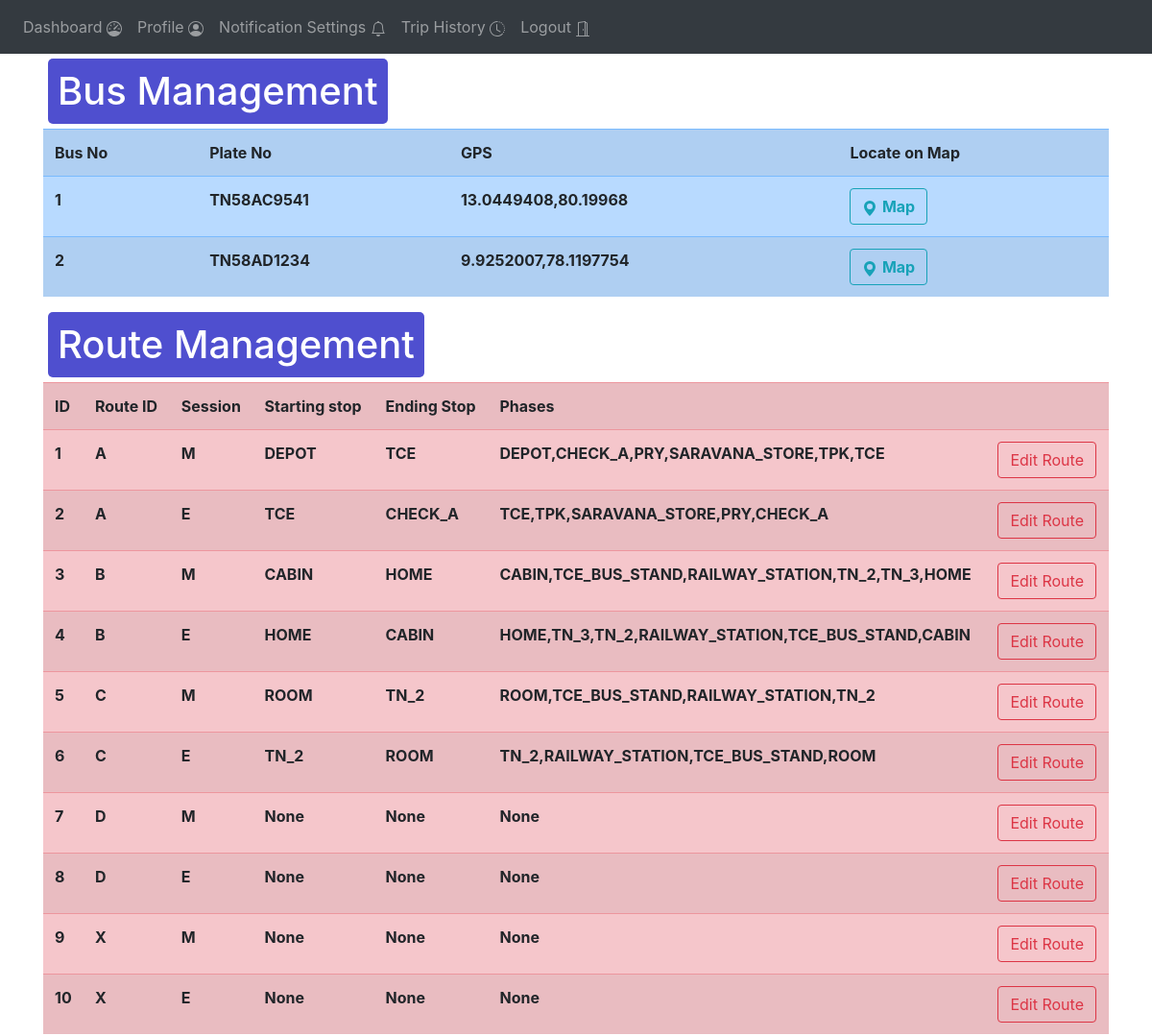
Page /admin-fleet-management (signed in, upper part) on the earlier database version.
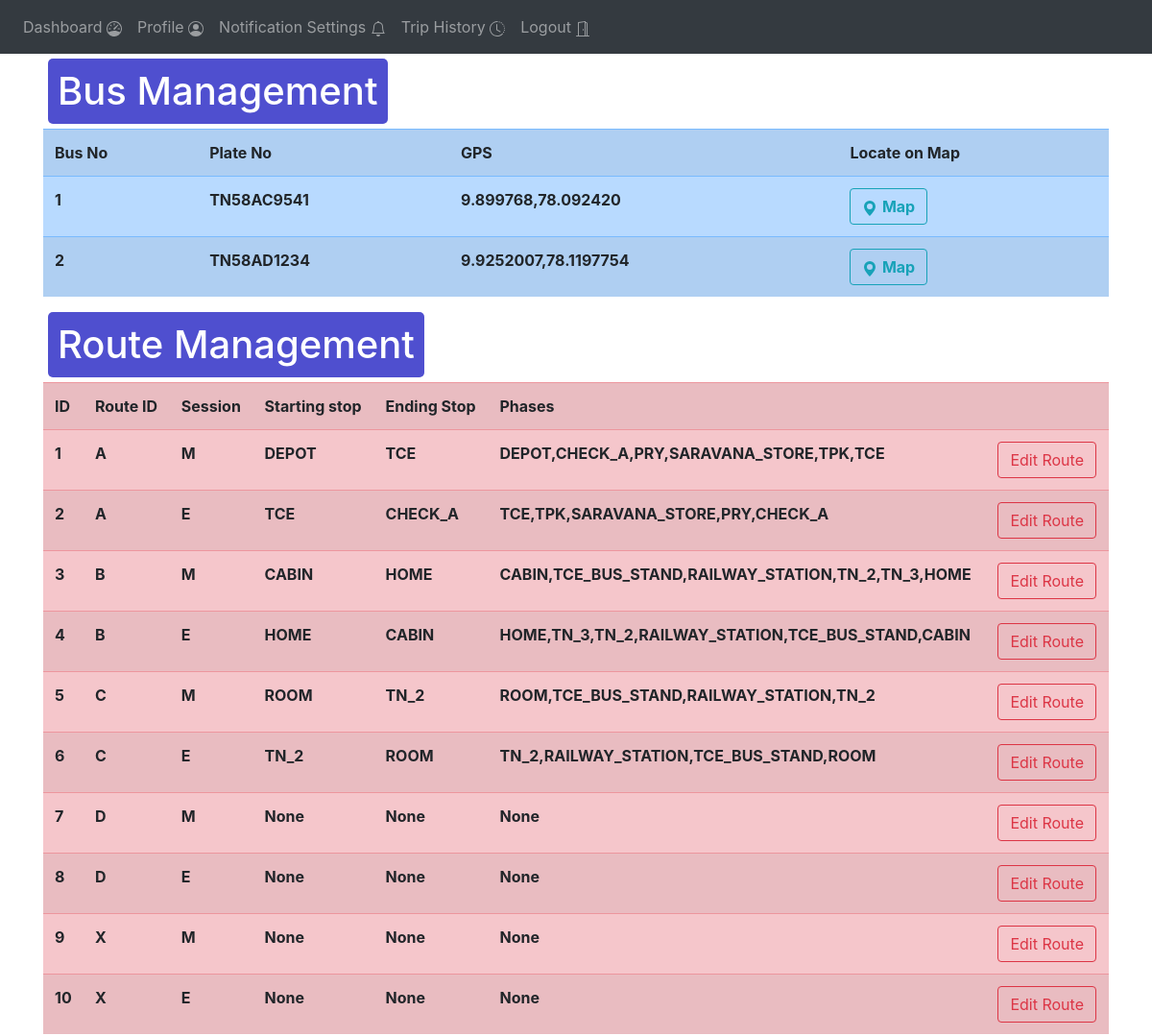
Same page on the later database version.
### website/models.py (models this page shows)
class Bus_data(db.Model):
    no = db.Column(db.String(1), primary_key=True)
    plate_number = db.Column(db.String(10))
    lat = db.Column(db.String(20))
    long = db.Column(db.String(20))
    gps = db.Column(db.String(20))

### website/views.py (the view)
@views.route('/admin-fleet-management', methods=['GET', 'POST'])
@login_required
def admin_fleet_management():
    routes = Route.query.all()
    buses = Bus_data.query.all()
    locations = Location_reference.query.all()
    return render_template("admin_fleet_management.html" , user = current_user , routes = routes, buses = buses , locations = locations )

### website/__init__.py (called while the page is built)
def create_app():
    app = Flask(__name__)
    app.config['SECRET_KEY'] = '#itsactuallyapassword'
    app.config['SQLALCHEMY_DATABASE_URI'] = f'sqlite:///{DB_NAME}'
    db.init_app(app)
    from .views import views
    from .auth import auth
    app.register_blueprint(views, url_prefix='/')
    app.register_blueprint(auth, url_prefix='/')
    from .models import User
    create_database(app)
    login_manager = LoginManager()
    login_manager.login_view = 'auth.login'
    login_manager.init_app(app)
    @login_manager.user_loader
    def load_user(id):
        return User.query.get(int(id))
    return app

### website/templates/admin_fleet_management.html (shortened to what this page needs)
{% extends "base.html" %}
{% block content %}
<div>
    <h1 class="heading" >Bus Management</h1>
    <table class = "table table-striped table-primary">
        <tr>
            <th>Bus No</th>
            <th>Plate No</th>
            <th>GPS</th>
            <th>Locate on Map</th>
        </tr>
        {% for b in buses %}
        <tr>
        <th>{{b.no}}</th>
        <th>{{b.plate_number}}</th>
        <th>{{b.gps}}</th>
        <th>
            <button onclick="newTab({{b.lat}} , {{b.long}})" class="btn btn-outline-info ">
                <svg xmlns="http://www.w3.org/2000/svg" width="16" height="16" fill="currentColor" class="bi bi-geo-alt-fill" viewBox="0 0 16 16">
                <path d="M8 16s6-5.686 6-10A6 6 0 0 0 2 6c0 4.314 6 10 6 10zm0-7a3 3 0 1 1 0-6 3 3 0 0 1 0 6z"/>
                </svg>
            <b>Map</b>
            </button>
        </th>
        </tr>
        {%endfor%}
    </table>
</div>
<div>
    <h1 align="center" class="heading" >Route Management</h1>
    <table class = "table table-striped table-danger" >
        <tr>
            <th>ID</th>
            <th>Route ID</th>
            <th>Session</th>
            <th>Starting stop</th>
            <th>Ending Stop</th>
            <th>Phases</th>
            <th></th>
        </tr>
        {% for r in routes %}
        <tr>
        <th>{{r.id}}</th>
        <th>{{r.route_id}}</th>
        <th>{{r.session}}</th>
        <th>{{r.start}}</th>
        <th>{{r.end}}</th>
        <th>{{r.phases}}</th>
        <th><button class="btn btn-outline-danger">Edit Route</button></th>
        </tr>
        {%endfor%}
    </table>
</div>
{% endblock %}

Differences in the rows shown:
changed Bus_data "TN58AC9541": gps "13.0449408,80.19968" → "9.899768,78.092420"
